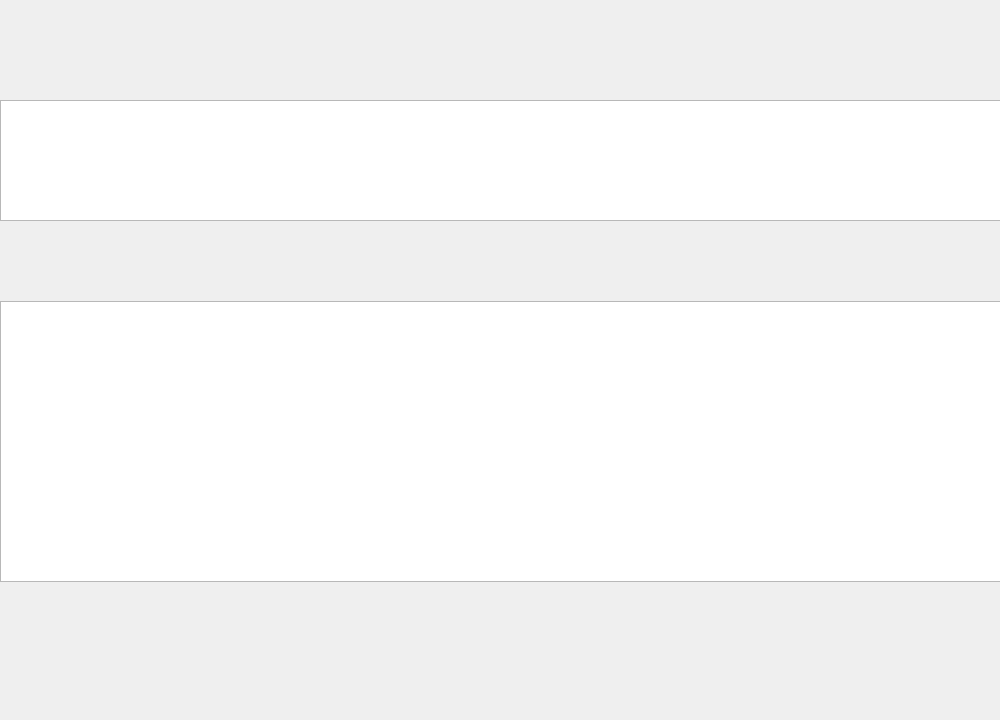
<?xml version="1.0" encoding="UTF-8"?>
<ui version="4.0">
 <class>domain_detail</class>
 <widget class="QWidget" name="domain_detail">
  <property name="geometry">
   <rect>
    <x>0</x>
    <y>0</y>
    <width>1000</width>
    <height>720</height>
   </rect>
  </property>
  <property name="windowTitle">
   <string>Form</string>
  </property>
  <widget class="QTableView" name="tableView">
   <property name="geometry">
    <rect>
     <x>0</x>
     <y>100</y>
     <width>1001</width>
     <height>121</height>
    </rect>
   </property>
  </widget>
  <widget class="QTableView" name="tableView_2">
   <property name="geometry">
    <rect>
     <x>0</x>
     <y>301</y>
     <width>1001</width>
     <height>281</height>
    </rect>
   </property>
  </widget>
 </widget>
 <resources/>
 <connections/>
</ui>
